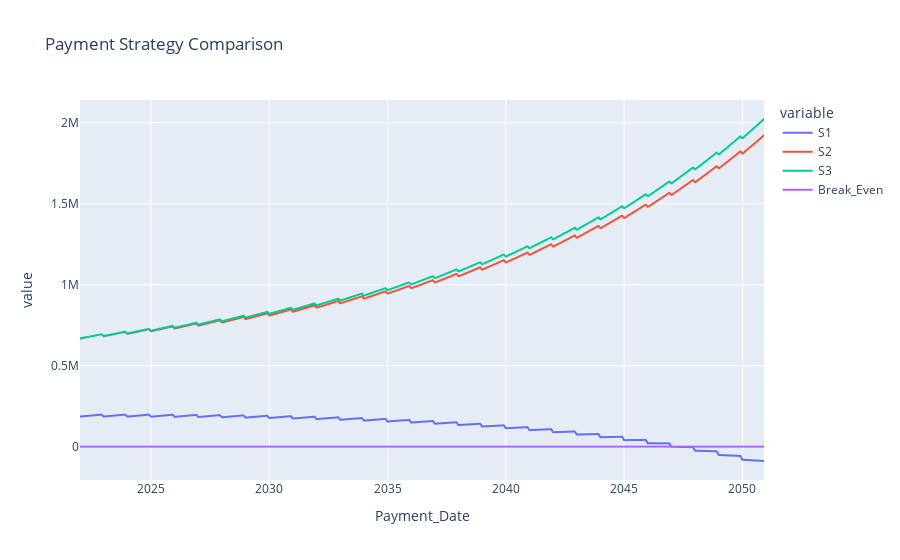

The cell this chart's notebook holds for it:
### Code cell
fig = px.line(df, x="Payment_Date", y=["S1",
                             "S2",
                             "S3",
                             "Break_Even"], title='Payment Strategy Comparison')
fig.show()

### Figure 1 — Plotly figure (JSON) as saved in the notebook; plotly's stock layout.template omitted (floating-point values rounded to 4 significant figures; data arrays with more than 128 entries replaced by an {"elided": "..."} marker saying what was removed)
{"data": [{"hovertemplate": "variable=S1<br>Payment_Date=%{x}<br>value=%{y}<extra></extra>", "legendgroup": "S1", "line": {"color": "#636efa", "dash": "solid"}, "marker": {"symbol": "circle"}, "mode": "lines", "name": "S1", "showlegend": true, "type": "scattergl", "x": {"elided": "348 str values"}, "xaxis": "x", "y": {"elided": "348 float values"}, "yaxis": "y"}, {"hovertemplate": "variable=S2<br>Payment_Date=%{x}<br>value=%{y}<extra></extra>", "legendgroup": "S2", "line": {"color": "#EF553B", "dash": "solid"}, "marker": {"symbol": "circle"}, "mode": "lines", "name": "S2", "showlegend": true, "type": "scattergl", "x": {"elided": "348 str values"}, "xaxis": "x", "y": {"elided": "348 float values"}, "yaxis": "y"}, {"hovertemplate": "variable=S3<br>Payment_Date=%{x}<br>value=%{y}<extra></extra>", "legendgroup": "S3", "line": {"color": "#00cc96", "dash": "solid"}, "marker": {"symbol": "circle"}, "mode": "lines", "name": "S3", "showlegend": true, "type": "scattergl", "x": {"elided": "348 str values"}, "xaxis": "x", "y": {"elided": "348 float values"}, "yaxis": "y"}, {"hovertemplate": "variable=Break_Even<br>Payment_Date=%{x}<br>value=%{y}<extra></extra>", "legendgroup": "Break_Even", "line": {"color": "#ab63fa", "dash": "solid"}, "marker": {"symbol": "circle"}, "mode": "lines", "name": "Break_Even", "showlegend": true, "type": "scattergl", "x": {"elided": "348 str values"}, "xaxis": "x", "y": {"elided": "348 int values"}, "yaxis": "y"}], "layout": {"legend": {"title": {"text": "variable"}, "tracegroupgap": 0}, "title": {"text": "Payment Strategy Comparison"}, "xaxis": {"anchor": "y", "domain": [0, 1], "title": {"text": "Payment_Date"}}, "yaxis": {"anchor": "x", "domain": [0, 1], "title": {"text": "value"}}}}
